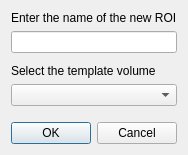
<?xml version="1.0" encoding="UTF-8"?>
<ui version="4.0">
 <class>DialogNewROI</class>
 <widget class="QDialog" name="DialogNewROI">
  <property name="geometry">
   <rect>
    <x>0</x>
    <y>0</y>
    <width>260</width>
    <height>198</height>
   </rect>
  </property>
  <property name="windowTitle">
   <string>New ROI</string>
  </property>
  <layout class="QVBoxLayout" name="verticalLayout">
   <property name="sizeConstraint">
    <enum>QLayout::SetFixedSize</enum>
   </property>
   <item>
    <widget class="QLabel" name="label">
     <property name="text">
      <string>Enter the name of the new ROI</string>
     </property>
    </widget>
   </item>
   <item>
    <widget class="QLineEdit" name="lineEditName"/>
   </item>
   <item>
    <spacer name="verticalSpacer_2">
     <property name="orientation">
      <enum>Qt::Vertical</enum>
     </property>
     <property name="sizeType">
      <enum>QSizePolicy::Fixed</enum>
     </property>
     <property name="sizeHint" stdset="0">
      <size>
       <width>0</width>
       <height>5</height>
      </size>
     </property>
    </spacer>
   </item>
   <item>
    <widget class="QLabel" name="label_2">
     <property name="text">
      <string>Select the template volume</string>
     </property>
    </widget>
   </item>
   <item>
    <widget class="QComboBox" name="comboBoxTemplate"/>
   </item>
   <item>
    <spacer name="verticalSpacer">
     <property name="orientation">
      <enum>Qt::Vertical</enum>
     </property>
     <property name="sizeHint" stdset="0">
      <size>
       <width>0</width>
       <height>10</height>
      </size>
     </property>
    </spacer>
   </item>
   <item>
    <widget class="QDialogButtonBox" name="buttonBox">
     <property name="orientation">
      <enum>Qt::Horizontal</enum>
     </property>
     <property name="standardButtons">
      <set>QDialogButtonBox::Cancel|QDialogButtonBox::Ok</set>
     </property>
    </widget>
   </item>
  </layout>
 </widget>
 <resources/>
 <connections>
  <connection>
   <sender>buttonBox</sender>
   <signal>accepted()</signal>
   <receiver>DialogNewROI</receiver>
   <slot>accept()</slot>
   <hints>
    <hint type="sourcelabel">
     <x>227</x>
     <y>176</y>
    </hint>
    <hint type="destinationlabel">
     <x>157</x>
     <y>197</y>
    </hint>
   </hints>
  </connection>
  <connection>
   <sender>buttonBox</sender>
   <signal>rejected()</signal>
   <receiver>DialogNewROI</receiver>
   <slot>reject()</slot>
   <hints>
    <hint type="sourcelabel">
     <x>250</x>
     <y>182</y>
    </hint>
    <hint type="destinationlabel">
     <x>259</x>
     <y>197</y>
    </hint>
   </hints>
  </connection>
  <connection>
   <sender>buttonBox</sender>
   <signal>accepted()</signal>
   <receiver>DialogNewROI</receiver>
   <slot>OnOK()</slot>
   <hints>
    <hint type="sourcelabel">
     <x>202</x>
     <y>171</y>
    </hint>
    <hint type="destinationlabel">
     <x>0</x>
     <y>134</y>
    </hint>
   </hints>
  </connection>
 </connections>
 <slots>
  <slot>OnOK()</slot>
 </slots>
</ui>
